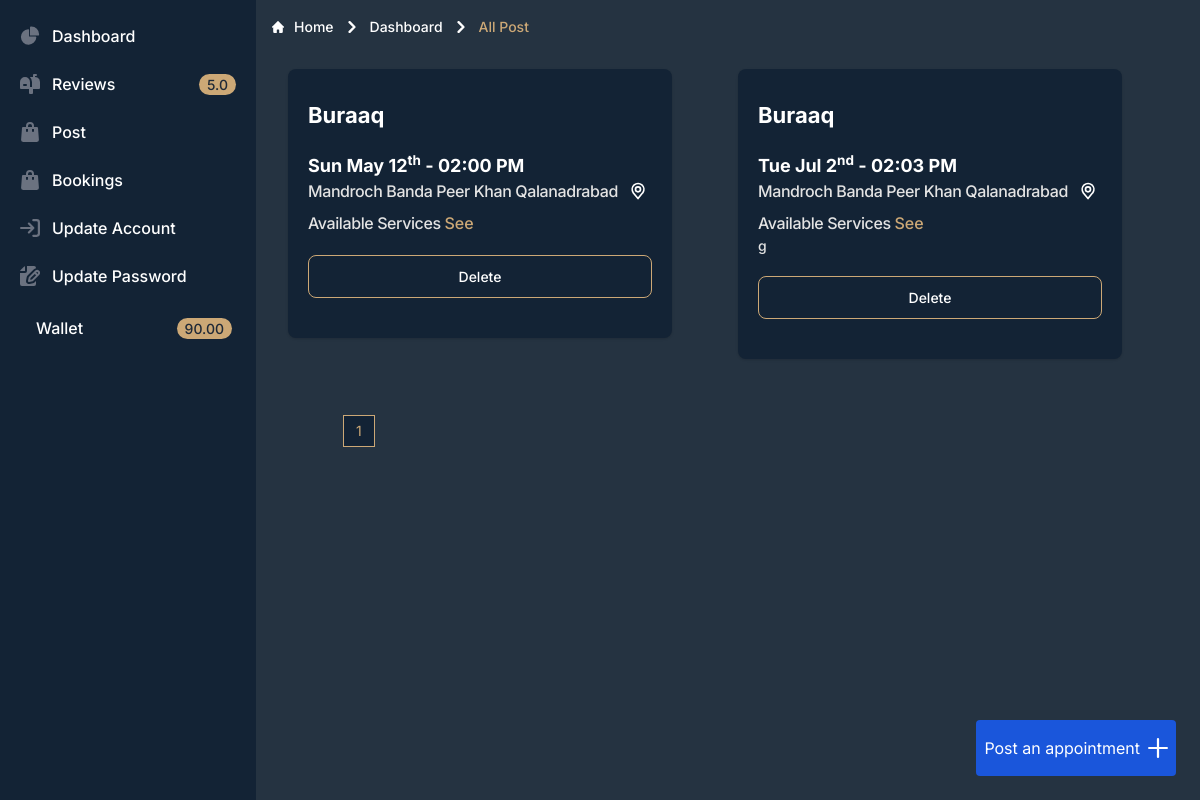
The app's page /dashboard/mypost/ (signed in) with its own data.
### authentication/models.py (models this page shows, shortened)
class UserProfile(AbstractBaseUser,PermissionsMixin):
    username = None
    email = models.EmailField(max_length=255, unique=True, db_index=True)
    email_is_verified = models.BooleanField(default=False)
    profile_image = models.ImageField(blank=True,upload_to='profile',null=True,default='profile/capture.png')
    address = models.CharField(max_length=120,null=True,blank=True, default='')
    company = models.CharField(max_length=120, null=True,blank=True,default='')
    rating = models.DecimalField(max_digits=2,default=0, null=True,blank=True,decimal_places=1)
    extra = models.JSONField(null=True)
    phone_number = PhoneNumberField(blank=True, unique=True,help_text="0064xxxxxxx format",error_messages={'invalid':"please reenter your number in 0064xxxxxxxxx format – e.g. 0064217774444"})
    first_name=models.CharField(max_length=120, null=False,blank=False,default='')
    last_name=models.CharField(max_length=120, null=True,blank=True,default='')
    date_joined = models.DateTimeField(auto_now_add=True)
    updated_at = models.DateTimeField(auto_now=True)
    is_salonowner = models.BooleanField(default=False)
    is_staff = models.BooleanField(_('staff status'), default=False,help_text=_('Designates whether the user can log into this admin ''site.'))
    is_active = models.BooleanField(_('active'), default=True,help_text=_('Designates whether this user should be treated as ''active. Unselect this instead of deleting accounts.'))
    is_admin=models.BooleanField(default=False)
    token=models.CharField(default='token will  genrated in feature',max_length=500)
    auth_provider = models.CharField(
        max_length=255, blank=False,
        null=False, default=AUTH_PROVIDERS.get('email'))
    USERNAME_FIELD = 'email'
    REQUIRED_FIELDS = []
    objects = CustomUserManager()

### payment/models.py (models this page shows, shortened)
class Wallet(models.Model):
    amount = models.DecimalField(decimal_places=2, max_digits=10,default=0.0)
    user = models.OneToOneField(UserProfile,on_delete=models.CASCADE)
    created_at = models.DateTimeField(auto_now_add=True)
    updated_at = models.DateTimeField(auto_now=True)

### salon/models.py (models this page shows, shortened)
class BookingPost(models.Model):
    slug=models.SlugField(blank=True,null=True,unique=True,max_length=1000)
    services=models.ManyToManyField(Services,blank=True)
    user = models.ForeignKey(UserProfile,on_delete=models.CASCADE)
    title=models.CharField(max_length=120, null=True,blank=True,default='')
    message=models.TextField(max_length=5000, null=True,blank=True,default='')
    image = models.ImageField(blank=True,upload_to='media/post/',null=True)
    address = models.CharField(max_length=120,null=True,blank=True, default='')
    extra = models.JSONField(null=True,)
    phone_number = PhoneNumberField(blank=True,help_text="0064xxxxxxx format",region="NZ",error_messages={'invalid':"please reenter your number in 0064xxxxxxxxx format – e.g. 0064217774444"})
    is_active=models.BooleanField(default=False)
    is_book=models.BooleanField(default=False)
    is_hide=models.BooleanField(default=False)
    date_create=models.DateField(auto_now=True)
    bookdatetime=models.DateTimeField(null=True)
    bookdate=models.DateField(null=True)
    booktime=models.TimeField(null=True)
    date_posted = models.DateTimeField(auto_now_add=True)
    objects=BookingPostManger()
    class Meta:
        ordering = ['-date_posted']

### salon/views.py (the view)
# urls.py: path("dashboard/mypost/", views.mybookings.as_view(), name="ownerallpost"),
class mybookings(ListView):
    model = BookingPost
    template_name = "booking/owner/ownerallpost.html"
    context_object_name = 'bookings'
    paginate_by=10
    def dispatch(self, request, *args, **kwargs):
        if not request.user.is_authenticated:
            return redirect_to_login(self.request.get_full_path(), reverse_lazy('singin'))
        if not request.user.email_is_verified:
            messages.warning(request,'Verify Your Email First')
            return HttpResponseRedirect(reverse_lazy('verify-email'))
        return super().dispatch(request, *args, **kwargs)
    def get_queryset(self):
        return BookingPost.objects.filter(user=self.request.user,is_hide=False,is_book=False).order_by('-date_posted').distinct()
    def get_template_names(self):
        if self.request.user.is_salonowner:  # a certain check
            return [self.template_name]
        else:
            return ['404.html']

### salon/models.py (called while the page is built)
    def __str__(self):
        return self.name

    def get_queryset(self,*args,**kwrgs):
        return BookingPostQuerySet(self.model,using=self._db)

### salon/templatetags/mytags.py (called while the page is built)
@register.filter()
def hourampm(times):
    return times.strftime('%I:%M %p')

@register.filter(s_safe=True)
def dayyear(dates):
    day_name = dates.strftime('%a %b')  # Full weekday name
    month_day = dates.strftime('%d')  # Day of the month
    suffix = 'th' if 11 <= int(month_day) <= 13 else {1: 'st', 2: 'nd', 3: 'rd'}.get(int(month_day) % 10, 'th')
    formatted_date = f"{day_name} {int(month_day)}<sup>{suffix}</sup>  "
    return mark_safe(formatted_date)

### templates/booking/owner/ownerallpost.html (shortened to what this page needs)
{% extends "dashboard.html" %}
{% load static %}
 {% block content %}
<nav class="flex" aria-label="Breadcrumb">
  <ol class="inline-flex items-center  space-x-1 md:space-x-2 rtl:space-x-reverse">
    <li class="inline-flex items-center">
      <a href="{%url 'index'%}" class="inline-flex items-center text-sm font-medium text-white hover:text-primary dark:text-gray-400 dark:hover:text-white">
        Home
      </a>
    </li>
    <li>
      <div class="flex items-center">
        <svg class="rtl:rotate-180 w-3 h-3 text-white mx-1" aria-hidden="true" xmlns="http://www.w3.org/2000/svg" fill="none" viewBox="0 0 6 10">
          <path stroke="currentColor" stroke-linecap="round" stroke-linejoin="round" stroke-width="2" d="m1 9 4-4-4-4"/>
        </svg>
        <a href="{%url 'ownerallpost' %}" class="ms-1 text-sm font-medium text-white hover:text-primary md:ms-2 dark:text-gray-400 dark:hover:text-white">Dashboard</a>
      </div>
    </li>
    <li aria-current="page">
      <div class="flex items-center">
        <svg class="rtl:rotate-180 w-3 h-3 text-white mx-1" aria-hidden="true" xmlns="http://www.w3.org/2000/svg" fill="none" viewBox="0 0 6 10">
          <path stroke="currentColor" stroke-linecap="round" stroke-linejoin="round" stroke-width="2" d="m1 9 4-4-4-4"/>
        </svg>
        <span class="ms-1 text-sm font-medium text-primary md:ms-2 dark:text-gray-400">All Post</span>
      </div>
    </li>
  </ol>
</nav>
<div
  class="grid-cols-2 sm:grid md:grid-cols-4 gap-5  mq765:grid-cols-1 mq925:grid-cols-2 p-4 lg:grid-cols-2 "
>
{%include 'booking/owner/myposts.html' with products=bookings %}
</div>
<div data-dial-init class="fixed end-6 bottom-6 group">
  <a
    type="button"
    href="{%url 'createpost' %}"
    data-dial-toggle="speed-dial-menu-bottom-right"
    aria-controls="speed-dial-menu-bottom-right"
    aria-expanded="false"
    class="flex cursor-pointer block items-center p-2 justify-center text-white bg-blue-700 rounded w-55 h-14 hover:bg-blue-800 dark:bg-blue-600 dark:hover:bg-blue-700 focus:ring-4 focus:ring-blue-300 focus:outline-none dark:focus:ring-blue-800"
  >
  <p class='mr-2'>Post an appointment</p>
    <svg
      class="w-5 h-5 transition-transform group-hover:rotate-45"
      aria-hidden="true"
      xmlns="http://www.w3.org/2000/svg"
      fill="none"
      viewBox="0 0 18 18"
    >
      <path
        stroke="currentColor"
        stroke-linecap="round"
        stroke-linejoin="round"
        stroke-width="2"
        d="M9 1v16M1 9h16"
      />
    </svg>
  </a>
</div>
<div class="mx-auto  container mt-10">
<nav aria-label="Page navigation c example">
  <ul class="flex items-center  -space-x-px h-8 text-sm">
    {% for page_number in paginator.page_range %}
    <li>
      {% if page_number == page_obj.number %}
      <a href="#" aria-current="page" class="flex items-center justify-center px-3 h-8 leading-tight  z-10  border border-primary text-primary bg-bg2 hover:bg-bg hover:text-primary ">{{ page_number }}</a>
      {% endif %}
    </li>
  {% endfor %}
  </ul>
</nav>
{%endblock%}

### templates/dashboard.html (shortened to what this page needs)
{% load compress %} {% load static %}
<!DOCTYPE html>
<html lang="en" class="scroll-smooth">
  <head>
    {% compress css %}
    <link rel="stylesheet" href="{% static 'src/output.css' %}" />
    {% endcompress %}
  </head>
  <body class="bg-slategray2">
 <aside id="default-sidebar" class="fixed top-0 left-0 z-40 w-64 h-screen transition-transform -translate-x-full sm:translate-x-0" aria-label="Sidebar">
    <div class="h-full px-3 py-4 overflow-y-auto bg-bg2 text-white">
       <ul class="space-y-2 font-medium">
          <li>
             <a href="#" class="flex items-center p-2 text-white rounded-lg dark:text-white hover:bg-primary dark:hover:bg-gray-700 group">
                <span class="ms-3">Dashboard</span>
             </a>
          </li>
          <li>
             <a href="{% url 'allreviews' %}" class="flex items-center p-2 text-white rounded-lg dark:text-white hover:bg-primary dark:hover:bg-gray-700 group">
                <span class="flex-1 ms-3 whitespace-nowrap">Reviews</span>
                <span class="inline-flex items-center justify-center px-2 ms-3 text-sm font-medium text-gray-800 bg-primary rounded-full dark:bg-gray-700 dark:text-gray-300">{{request.user.rating}}</span>
               </a>
          </li>
          {%if request.user.is_salonowner%}
          <li>
             <a href="{% url 'ownerallpost' %}" class="flex items-center p-2 text-white rounded-lg dark:text-white hover:bg-primary dark:hover:bg-gray-700 group">
                <span class="flex-1 ms-3 whitespace-nowrap">Post</span>
             </a>
          </li>
          {%endif%}
          <li>
             <a href="{% url 'mybooking'%}" class="flex items-center p-2 text-white rounded-lg dark:text-white hover:bg-primary dark:hover:bg-gray-700 group">
                <span class="flex-1 ms-3 whitespace-nowrap">Bookings</span>
             </a>
          </li>
          <li>
             <a href="{%url 'update' %}" class="flex items-center p-2 text-white rounded-lg dark:text-white hover:bg-primary dark:hover:bg-gray-700 group">
                <span class="flex-1 ms-3 whitespace-nowrap">Update Account</span>
             </a>
          </li>
          <li>
             <a href="{%url 'changepassword'%}" class="flex items-center p-2 text-white rounded-lg dark:text-white hover:bg-primary dark:hover:bg-gray-700 group">
                <span class="flex-1 ms-3 whitespace-nowrap">Update Password</span>
             </a>
          </li>
          <li>
            <a href="" class="flex items-center p-3 text-white rounded-lg dark:text-white hover:bg-primary dark:hover:bg-gray-700 group">
               <span class="flex-1 ms-3 whitespace-nowrap">Wallet</span>
               <span class="inline-flex items-center justify-center px-2 ms-3 text-sm font-medium text-gray-800 bg-primary rounded-full dark:bg-gray-700 dark:text-gray-300">{{request.user.wallet.amount}}</span>
              </a>
         </li>
       </ul>
    </div>
 </aside>
 <div class="p-4 h-full h-screen  sm:ml-64 bg-slategray2">
{%block content%}
{%endblock content%}
 </div>
  </body>
</html>

### templates/booking/owner/myposts.html (shortened to what this page needs)
{% load mytags %}
    {% for product in products %}
    <div class="flex flex-col self-start mq380:w-full mq450:w-full max-w-sm  bg-bg2 mt-4 mq765:w-full   rounded-lg shadow ">
        <div class="px-5 pb-5">
               <span class="text-3xl font-bold text-white mb-1">{{product.title}}</span>
               <h5 class="mt-5 text-white me-2 text-lg font-bold  rounded dark:bg-blue-200 dark:text-blue-800">{{product.bookdate|dayyear}} - {{product.booktime|hourampm}}</h5>
          <div class="flex items-center justify-between mb-2">
            <a href="#">
              <h5 class="text-md font-medium tracking-tight text-gainsboro ">{{product.address}}</h5>
          </a>   </div>
          <h5   class="text-md font-medium tracking-tight text-gainsboro ">Available Services <button data-popover-target="popover-default{{product.slug}}" data-popover-placement="bottom"  class="text-primary">See </button></h5>
          {%if product.message%}
          <p   class="text-sm mb-5 font-medium tracking-tight text-gainsboro ">{{product.message}} </p>
          {%endif%}
          {%if not product.is_book%}
          <button type="button" onclick="deactivate('{{product.slug}}','0');" class="w-full mb-5  mt-5 block transition duration-150 ease-in-out hover:-translate-y-1 hover:bg-burlywood-100 hover:scale-100  mt-5 text-white border border-burlywood-100 hover:drop-shadow-[0_5px_5px_#CCA87662]  font-medium rounded-lg text-sm px-5 py-2.5 text-center ">
               Delete
          </button>
          {%endif%}
        </div>
      </div>
    {% endfor %}

### records on screen
UserProfile: user.rating "5.0", user.wallet.amount "90.00"
BookingPost: title "Buraaq", bookdate|dayyear "Sun May 12 th", booktime|hourampm "02:00 PM", address "Mandroch Banda Peer Khan Qalanadrabad"
BookingPost: title "Buraaq", bookdate|dayyear "Tue Jul 2 nd", booktime|hourampm "02:03 PM", address "Mandroch Banda Peer Khan Qalanadrabad", message "g"

### other values on screen
{{ page_number }} "1"
